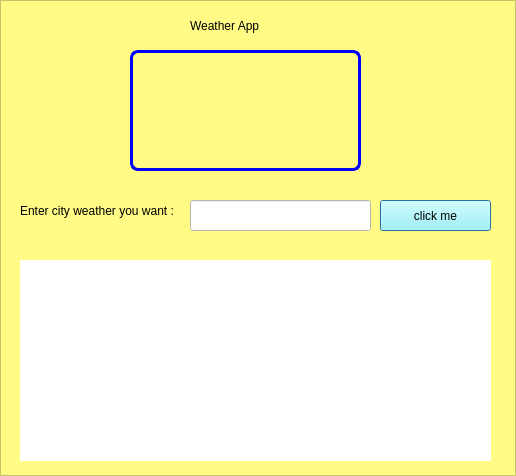
<?xml version="1.0" encoding="UTF-8"?>
<ui version="4.0">
 <class>Dialog</class>
 <widget class="QDialog" name="Dialog">
  <property name="geometry">
   <rect>
    <x>0</x>
    <y>0</y>
    <width>516</width>
    <height>476</height>
   </rect>
  </property>
  <property name="windowTitle">
   <string>Dialog</string>
  </property>
  <property name="windowIcon">
   <iconset>
    <normaloff>D:/Picture/space/images.jpg</normaloff>D:/Picture/space/images.jpg</iconset>
  </property>
  <layout class="QVBoxLayout" name="verticalLayout">
   <property name="spacing">
    <number>0</number>
   </property>
   <property name="leftMargin">
    <number>0</number>
   </property>
   <property name="topMargin">
    <number>0</number>
   </property>
   <property name="rightMargin">
    <number>0</number>
   </property>
   <property name="bottomMargin">
    <number>0</number>
   </property>
   <item>
    <widget class="QFrame" name="root">
     <property name="styleSheet">
      <string notr="true">background-color: rgb(255, 251, 133);</string>
     </property>
     <property name="frameShape">
      <enum>QFrame::StyledPanel</enum>
     </property>
     <property name="frameShadow">
      <enum>QFrame::Raised</enum>
     </property>
     <widget class="QLabel" name="lbl_weather">
      <property name="geometry">
       <rect>
        <x>190</x>
        <y>10</y>
        <width>111</width>
        <height>31</height>
       </rect>
      </property>
      <property name="styleSheet">
       <string notr="true">font: 14pt &quot;Tahoma&quot;;

</string>
      </property>
      <property name="text">
       <string>Weather App</string>
      </property>
     </widget>
     <widget class="QLabel" name="lbl_photo">
      <property name="geometry">
       <rect>
        <x>130</x>
        <y>50</y>
        <width>231</width>
        <height>121</height>
       </rect>
      </property>
      <property name="styleSheet">
       <string notr="true">border: 3px solid blue;
                                    border-radius: 8px;</string>
      </property>
      <property name="text">
       <string/>
      </property>
      <property name="pixmap">
       <pixmap>D:/Picture/space/images.jpg</pixmap>
      </property>
     </widget>
     <widget class="QLabel" name="lbl_Enter">
      <property name="geometry">
       <rect>
        <x>20</x>
        <y>190</y>
        <width>161</width>
        <height>41</height>
       </rect>
      </property>
      <property name="text">
       <string>Enter city weather you want : </string>
      </property>
     </widget>
     <widget class="QLineEdit" name="enter_city">
      <property name="geometry">
       <rect>
        <x>190</x>
        <y>200</y>
        <width>181</width>
        <height>31</height>
       </rect>
      </property>
      <property name="styleSheet">
       <string notr="true">background-color: rgb(255, 255, 255);</string>
      </property>
     </widget>
     <widget class="QPushButton" name="btn_click">
      <property name="geometry">
       <rect>
        <x>380</x>
        <y>200</y>
        <width>111</width>
        <height>31</height>
       </rect>
      </property>
      <property name="styleSheet">
       <string notr="true">background-color: rgb(147, 254, 255);
color: rgb(0, 0, 0);</string>
      </property>
      <property name="text">
       <string>click me</string>
      </property>
     </widget>
     <widget class="QLabel" name="lbl_result">
      <property name="geometry">
       <rect>
        <x>20</x>
        <y>260</y>
        <width>471</width>
        <height>201</height>
       </rect>
      </property>
      <property name="font">
       <font>
        <family>Tahoma</family>
        <pointsize>12</pointsize>
       </font>
      </property>
      <property name="styleSheet">
       <string notr="true">background-color: rgb(255, 255, 255);</string>
      </property>
      <property name="text">
       <string/>
      </property>
      <property name="alignment">
       <set>Qt::AlignCenter</set>
      </property>
      <property name="margin">
       <number>5</number>
      </property>
     </widget>
    </widget>
   </item>
  </layout>
 </widget>
 <resources/>
 <connections/>
</ui>
